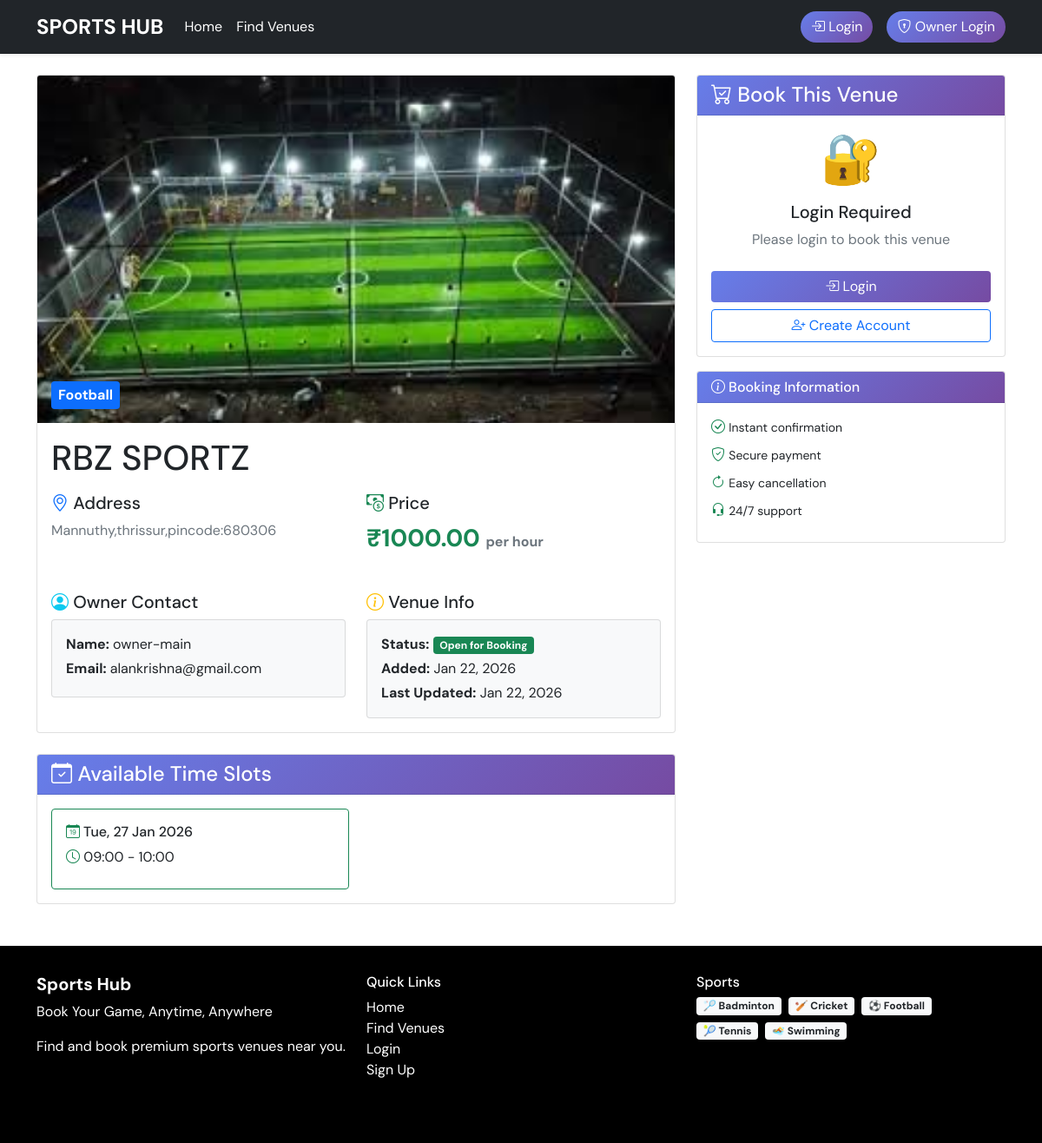
The app's page /venue/1/ with its own data.
### venues/models.py (models this page shows, shortened)
class Venue(models.Model):
    name = models.CharField(max_length=200)
    sport = models.ForeignKey(Sport, on_delete=models.CASCADE)
    owner = models.ForeignKey(User, on_delete=models.CASCADE, limit_choices_to={'user_type': 'owner'})
    image = models.ImageField(upload_to=venue_image_path)
    address = models.TextField()
    location = models.CharField(max_length=200)  # Could be Google Maps link or coordinates
    price_per_hour = models.DecimalField(max_digits=10, decimal_places=2)
    is_active = models.BooleanField(default=True)
    created_at = models.DateTimeField(auto_now_add=True)
    updated_at = models.DateTimeField(auto_now=True)
    @property
    def image_url(self):
        if self.image and hasattr(self.image, 'url'):
            return self.image.url
        return '/static/images/default-venue.jpg'

class Sport(models.Model):
    SPORT_CHOICES = (
        ('badminton', 'Badminton'),
        ('cricket', 'Cricket'),
        ('football', 'Football'),
        ('tennis', 'Tennis'),
        ('swimming', 'Swimming'),
    )
    name = models.CharField(max_length=20, choices=SPORT_CHOICES, unique=True)
    description = models.TextField(blank=True)
    image = models.ImageField(max_length=50, blank=True)

class TimeSlot(models.Model):
    venue = models.ForeignKey(Venue, on_delete=models.CASCADE, related_name='timeslots')
    date = models.DateField()
    start_time = models.TimeField()
    end_time = models.TimeField()
    is_booked = models.BooleanField(default=False)
    class Meta:
        unique_together = ('venue', 'date', 'start_time', 'end_time')

### accounts/models.py (models this page shows, shortened)
class User(AbstractUser):
    USER_TYPE_CHOICES = (
        ('admin', 'Admin'),
        ('owner', 'Owner'),
        ('user', 'User'),
    )
    user_type = models.CharField(max_length=10, choices=USER_TYPE_CHOICES, default='user')
    phone_number = models.CharField(max_length=15, blank=True, null=True)
    address = models.TextField(blank=True, null=True)
    created_at = models.DateTimeField(auto_now_add=True)
    updated_at = models.DateTimeField(auto_now=True)

### venues/views.py (the view)
# urls.py: path('venue/<int:venue_id>/', views.venue_detail, name='venue_detail'),
def venue_detail(request, venue_id):
    venue = get_object_or_404(Venue, id=venue_id, is_active=True)
    today = date.today()
    time_slots = TimeSlot.objects.filter(
        venue=venue,
        date__gte=today,
        is_booked=False
    ).order_by('date', 'start_time')
    context = {
        'venue': venue,
        'time_slots': time_slots,
    }
    return render(request, 'venues/venue_detail.html', context)

### templates/venues/venue_detail.html (shortened to what this page needs)
{% extends 'base.html' %}
{% block content %}
<div class="row">
    <div class="col-md-8">
        <div class="card mb-4">
            <div class="position-relative">
                <img src="{{ venue.image_url }}" class="card-img-top" alt="{{ venue.name }}"
                    style="height: 400px; object-fit: cover;">
                <div class="position-absolute bottom-0 start-0 m-3">
                    <span class="badge bg-primary fs-6 p-2">
                        {{ venue.sport.get_name_display }}
                    </span>
                </div>
            </div>
            <div class="card-body">
                <h1 class="card-title mb-3">{{ venue.name }}</h1>
                <div class="row mb-4">
                    <div class="col-md-6">
                        <h5><i class="bi bi-geo-alt text-primary"></i> Address</h5>
                        <p class="text-muted">{{ venue.address }}</p>
                    </div>
                    <div class="col-md-6">
                        <h5><i class="bi bi-cash-coin text-success"></i> Price</h5>
                        <p class="fs-3 fw-bold text-success">₹{{ venue.price_per_hour }} <small
                                class="fs-6 text-muted">per hour</small></p>
                    </div>
                </div>
                <div class="row">
                    <div class="col-md-6">
                        <h5><i class="bi bi-person-circle text-info"></i> Owner Contact</h5>
                        <div class="card bg-light">
                            <div class="card-body">
                                <p class="mb-1"><strong>Name:</strong> {{ venue.owner.username }}</p>
                                <p class="mb-1"><strong>Email:</strong> {{ venue.owner.email }}</p>
                            </div>
                        </div>
                    </div>
                    <div class="col-md-6">
                        <h5><i class="bi bi-info-circle text-warning"></i> Venue Info</h5>
                        <div class="card bg-light">
                            <div class="card-body">
                                <p class="mb-1"><strong>Status:</strong>
                                    {% if venue.is_active %}
                                    <span class="badge bg-success">Open for Booking</span>
                                    {% else %}
                                    <span class="badge bg-danger">Currently Closed</span>
                                    {% endif %}
                                </p>
                                <p class="mb-1"><strong>Added:</strong> {{ venue.created_at|date:"M d, Y" }}</p>
                                <p class="mb-0"><strong>Last Updated:</strong> {{ venue.updated_at|date:"M d, Y" }}</p>
                            </div>
                        </div>
                    </div>
                </div>
            </div>
        </div>
        <div class="card">
            <div class="card-header bg-primary text-white">
                <h4 class="mb-0"><i class="bi bi-calendar-check"></i> Available Time Slots</h4>
            </div>
            <div class="card-body">
                {% if time_slots %}
                <div class="row g-3">
                    {% for slot in time_slots %}
                    <div class="col-md-6">
                        <div class="card border-success">
                            <div class="card-body">
                                <h6 class="card-title">
                                    <i class="bi bi-calendar-date text-success"></i>
                                    {{ slot.date|date:"D, d M Y" }}
                                </h6>
                                <p class="mb-2">
                                    <i class="bi bi-clock text-success"></i>
                                    {{ slot.start_time|time:"H:i" }} - {{ slot.end_time|time:"H:i" }}
                                </p>
                            </div>
                        </div>
                    </div>
                    {% endfor %}
                </div>
                {% else %}
                <div class="text-center py-4">
                    <div class="display-4 mb-3">⏰</div>
                    <h5>No available time slots</h5>
                    <p class="text-muted">All slots are currently booked. Please check back later.</p>
                </div>
                {% endif %}
            </div>
        </div>
    </div>
    <div class="col-md-4">
        <div class="sticky-top" style="top: 20px;">
            <div class="card">
                <div class="card-header bg-success text-white">
                    <h4 class="mb-0"><i class="bi bi-cart-check"></i> Book This Venue</h4>
                </div>
                <div class="card-body">
                    {% if user.is_authenticated %}
                    {% if user.user_type == 'user' %}
                    {% if time_slots %}
                    <div id="booking-form">
                        <form method="post" action="{% url 'create_booking' %}" id="book-venue-form">
                            {% csrf_token %}
                            <input type="hidden" name="venue_id" value="{{ venue.id }}">
                            <input type="hidden" name="time_slot_id" id="time_slot_id">
                            <div class="mb-3">
                                <label class="form-label">Selected Date & Time</label>
                                <div class="form-control bg-light" id="selected-slot-display">
                                    No slot selected
                                </div>
                            </div>
                            <div class="alert alert-info">
                                <div class="d-flex justify-content-between">
                                    <strong>Venue Price:</strong>
                                    <span>₹{{ venue.price_per_hour }}/hour</span>
                                </div>
                                <div class="d-flex justify-content-between mt-2">
                                    <strong>Duration:</strong>
                                    <span>1 hour</span>
                                </div>
                                <hr>
                                <div class="d-flex justify-content-between fw-bold">
                                    <strong>Total Amount:</strong>
                                    <span class="text-success">₹{{ venue.price_per_hour }}</span>
                                </div>
                            </div>
                            <div class="mb-3">
                                <label class="form-label">Special Instructions (Optional)</label>
                                <textarea class="form-control" name="instructions" rows="3"
                                    placeholder="Any special requirements..."></textarea>
                            </div>
                            <button type="submit" class="btn btn-success w-100" id="proceed-btn" disabled>
                                <i class="bi bi-lock-fill"></i> Proceed to Payment
                            </button>
                        </form>
                    </div>
                    {% else %}
                    <div class="alert alert-warning">
                        <i class="bi bi-exclamation-triangle"></i>
                        <strong>No slots available</strong>
                        <p class="mb-0 mt-2">All time slots are currently booked. Please check back later.</p>
                    </div>
                    {% endif %}
                    {% else %}
                    <div class="alert alert-warning">
                        <i class="bi bi-person-check"></i>
                        <strong>Owner Account Detected</strong>
                        <p class="mb-0 mt-2">You are logged in as an owner. Please use a user account to book venues.
                        </p>
                    </div>
                    {% endif %}
                    {% else %}
                    <div class="text-center">
                        <div class="display-4 mb-3">🔐</div>
                        <h5>Login Required</h5>
                        <p class="text-muted mb-4">Please login to book this venue</p>
                        <a href="{% url 'login' %}" class="btn btn-primary w-100 mb-2">
                            <i class="bi bi-box-arrow-in-right"></i> Login
                        </a>
                        <a href="{% url 'signup' %}" class="btn btn-outline-primary w-100">
                            <i class="bi bi-person-plus"></i> Create Account
                        </a>
                    </div>
                    {% endif %}
                </div>
            </div>
            <div class="card mt-3">
                <div class="card-header bg-info text-white">
                    <h6 class="mb-0"><i class="bi bi-info-circle"></i> Booking Information</h6>
                </div>
                <div class="card-body">
                    <ul class="list-unstyled mb-0">
                        <li class="mb-2">
                            <i class="bi bi-check-circle text-success"></i>
                            <small>Instant confirmation</small>
                        </li>
                        <li class="mb-2">
                            <i class="bi bi-shield-check text-success"></i>
                            <small>Secure payment</small>
                        </li>
                        <li class="mb-2">
                            <i class="bi bi-arrow-clockwise text-success"></i>
                            <small>Easy cancellation</small>
                        </li>
                        <li class="mb-2">
                            <i class="bi bi-headset text-success"></i>
                            <small>24/7 support</small>
                        </li>
                    </ul>
                </div>
            </div>
        </div>
    </div>
</div>
{% endblock %}

### templates/base.html (style rules this page uses)
body { font-family: 'DM Sans', sans-serif; }
.btn-primary { background: linear-gradient(135deg, #667eea 0%, #764ba2 100%); border: none; }
.card-header { background: linear-gradient(135deg, #667eea 0%, #764ba2 100%); color: white; font-weight: bold; }

### records on screen
Venue: image_url (picture), sport.name "Football", name "RBZ SPORTZ", address "Mannuthy,thrissur,pincode:680306", price_per_hour "1000.00", owner.username "owner-main", owner.email "alankrishna@gmail.com", created_at "Jan 22, 2026", updated_at "Jan 22, 2026"
TimeSlot: date "Tue, 27 Jan 2026", start_time "09:00", end_time "10:00"
